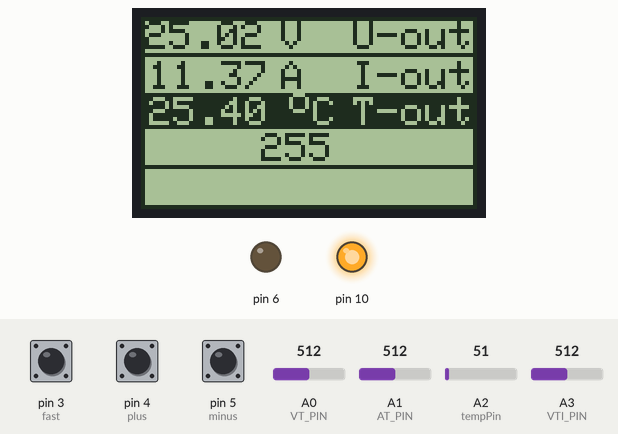
This sketch was run on a simulated Arduino Uno, built with avr-gcc and run on an emulated ATmega328P. On the bench: 84×48 one-colour display, output pins drawn as LEDs (lit = HIGH). The inputs (shaded band) are chosen by the test bench; at power-on: pin 4 (plus) HIGH, A2 (tempPin) = 51, A0 (VT_PIN) = 512, A1 (AT_PIN) = 512, A3 (VTI_PIN) = 512, pin 3 (fast) HIGH, pin 5 (minus) HIGH. The display library's start-up logo is not drawn; EEPROM starts erased; what the sketch prints to the serial monitor is not drawn.

Above: at 1.2 s.
1.3 s: pin 4 (plus) pulled LOW for 1 s
At 2.8 s:
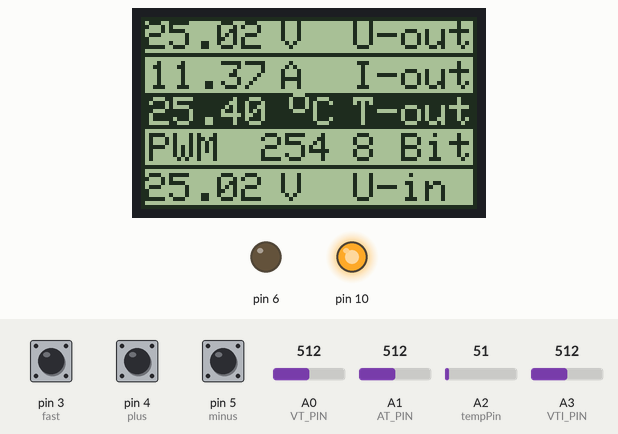
2.9 s: A2 (tempPin) set to 84
At 4.3 s:
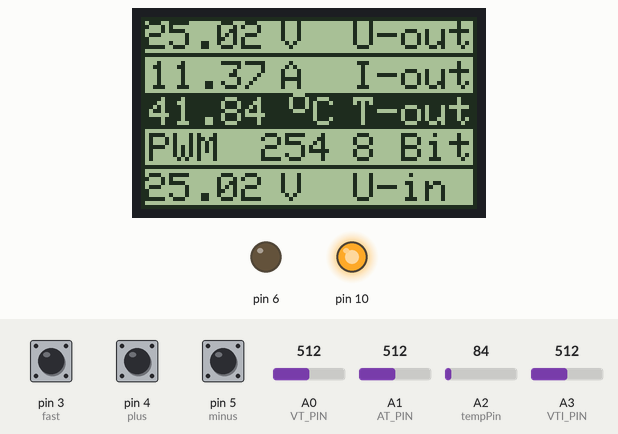
6.0 s: A2 (tempPin) set to 98
At 7.3 s:
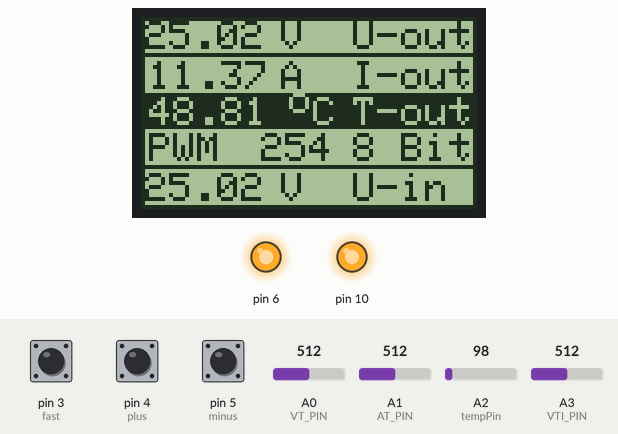
10.0 s: A0 (VT_PIN) set to 716
At 11.2 s:
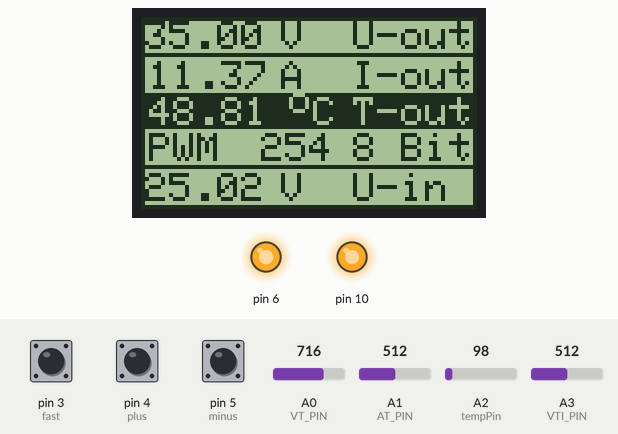
11.9 s: A1 (AT_PIN) set to 716
At 13.2 s:
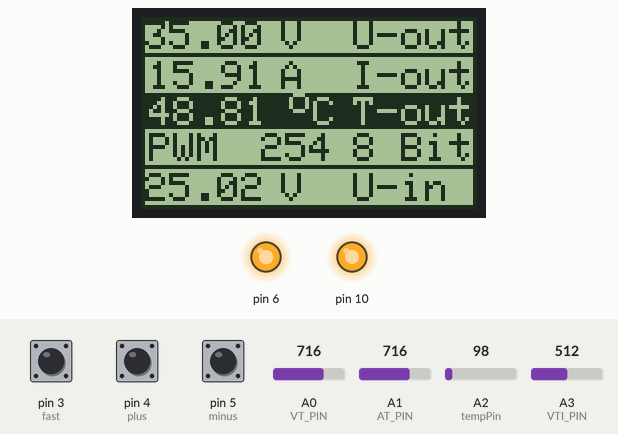
13.9 s: A3 (VTI_PIN) set to 716
At 16.1 s:
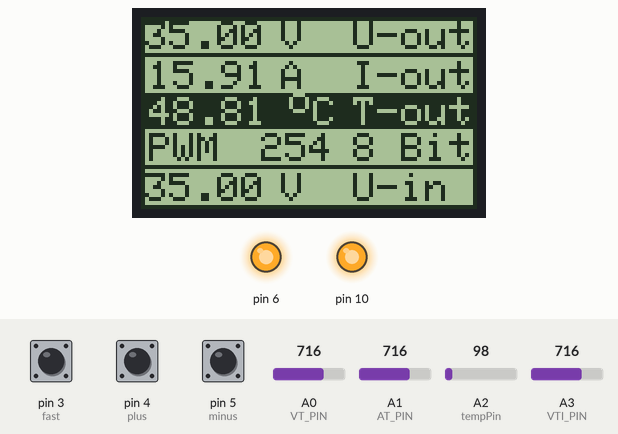
Timing chart, 0 to 17.6 s (numbered marks = the images above; inputs shaded):
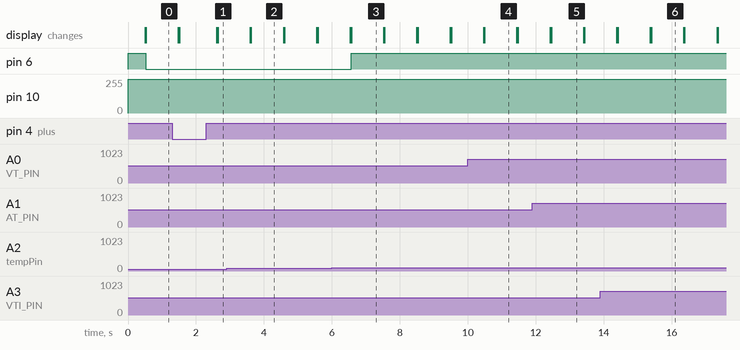

The sketch:

SURSA0-20-ARDUINO-NOKIA-3_buton01.ino
```cpp
#include "EEPROM.h"
#include <SPI.h>
#include <Wire.h>
#include <Adafruit_GFX.h>
//#include <Adafruit_SSD1306.h>
#include <Adafruit_PCD8544.h>
//#include <TFT_ILI9163C.h>
//#include <Fonts/FreeSerif9pt7b.h>
// Color definitions
//#define  BLACK   0x0000
//#define BLUE    0x001F
//#define RED     0xF800
//#define GREEN   0x07E0
//#define CYAN    0x07FF
//#define MAGENTA 0xF81F
//#define YELLOW  0xFFE0
//#define WHITE   0xFFFF
//#define __CS 7
//#define __DC 9
//TFT_ILI9163C tft = TFT_ILI9163C(__CS, __DC,8);
// pin 7 - Serial clock out (SCLK)    7
// pin 6 - Serial data out (DIN)      8
// pin 5 - Data/Command select (D/C)  9
// pin 4 - LCD chip select (CS)       11
// pin 3 - LCD reset (RST)            12
Adafruit_PCD8544 tft = Adafruit_PCD8544(7, 8, 9, 11, 12);
//#define OLED_RESET 4
//Adafruit_SSD1306 tft(OLED_RESET);
#define VT_PIN A0
#define VTI_PIN A3
#define AT_PIN A1
#define minus 5
#define plus  4
#define fast  3
//#define minuss 3 //PAS DE 10
//#define pluss  2  //PAS DE 10

//int out =10;
int h=0;
int prevh = 0;
unsigned long tpmasurare;  // variabila pentru memorare timp masurare (in ms)
float sumatensiune = 0.;   // valoare insumare tensiune pentru calcul medie
float sumacurent = 0.; // valoare insumare curent pentru calcul medie
float sumatensiunei = 0.;
int trcurent = 0;
int trtensiune = 0;
int trtensiunei = 0;
float current = 0.;   // valoare curent
float tensiune = 0.; // valoare tensiune
float tensiunei = 0.;
int tempPin = A2;  //LM35
int val;
//#include <Fonts/FreeSerif9pt7b.h>
void setup()
{
  Serial.begin(9600);

   Wire.begin();
   pinMode(6, OUTPUT);
   digitalWrite(6, HIGH);
   pinMode(plus, INPUT);
pinMode(minus, INPUT);
digitalWrite(plus, HIGH);
digitalWrite(minus, HIGH);
 //pinMode(pluss, INPUT);
//pinMode(minuss, INPUT);
//digitalWrite(pluss, HIGH);
//digitalWrite(minuss, HIGH);
 pinMode(fast, INPUT);
digitalWrite(fast, HIGH);
pinMode(10, OUTPUT);
h=EEPROM.read(100);
analogWrite(10, h);
// tft.begin(SSD1306_SWITCHCAPVCC, 0x3C);  // initialize with the I2C addr 0x3C (for the 128x32)
// ft.display();
 // tft.clearDisplay();
 //  tft.display();
 //  tft.setTextColor(WHITE);
 //tft.begin();
 //  tft.fillScreen();
 //setupPWM16();
//if ((h < 0) || (h > 65535))
//if ((h < 0) || (h > 255))
//{h = 1;
//}
tft.begin();
 tft.setContrast(60);
 tft.display();
  tft.clearDisplay();
   tft.display();
}
//uint16_t icr = 0xffff;
void loop()
{
 // if (digitalRead(plus) ==HIGH)
 h=EEPROM.read(100);
analogWrite(10, h);
 printt();
 //else
 if (digitalRead(plus) == LOW)

    {


    h = h+1;

     if (h > 255) {h=254;}
   // Serial.println(h);
  // Serial.println(h);
analogWrite(10, h);
    delay(150);
   // if(h != prevh)
 // {
  //  prevh =h;
  //  print();delay(5000);
Serial.println(h);}


   // delay(150);
    EEPROM.write(100, h);
    // }
    //pas de 10
    // if (digitalRead(pluss) == LOW)
if(!digitalRead(plus) && !digitalRead(fast))
    {


    h = h+10;

     if (h > 255) {h=254;}
   // Serial.println(h);
  // Serial.println(h);
analogWrite(10, h);
    delay(150);
   // if(h != prevh)
 // {
  //  prevh =h;
  //  print();delay(5000);
Serial.println(h);}


   // delay(150);
    EEPROM.write(100, h);
    // }


 //if (digitalRead(minuss) == LOW)
if(!digitalRead(minus) && !digitalRead(fast))
    {


    h = h-10;

     if (h < 0) {h=1;}
   // Serial.println(h);
  // Serial.println(h);
analogWrite(10, h);
    delay(150);
   // if(h != prevh)
 // {
  //  prevh =h;
  //  print();delay(5000);
Serial.println(h);}


   // delay(150);
    EEPROM.write(100, h);
    // }


     if (digitalRead(minus) == LOW)

    {


    h = h-1;
     if (h < 0) {h=1;}
   // Serial.println(h);
  // Serial.println(h);
analogWrite(10, h);
    delay(150);
 //   if(h != prevh)
//  {
  //  prevh =h;
  //  print();delay(5000);
Serial.println(h);}


   // delay(150);
   EEPROM.write(100, h);
   //  }

}


void printt()
{
 sumatensiune = 0;
 sumatensiunei = 0;
  sumacurent = 0;
    for (int i=1; i <= 20; i++)
  {
 trtensiune = analogRead(VT_PIN);
 sumatensiune = sumatensiune + trtensiune;
  trcurent = analogRead(AT_PIN);

  sumacurent = sumacurent + trcurent;
delay (20);  // pauza de 20ms intre masuratori

trtensiunei = analogRead(VTI_PIN);
sumatensiunei = sumatensiunei + trtensiunei;
    }

// calculam valorile medii
sumacurent = sumacurent/20.;
sumatensiune = sumatensiune/20.;
sumatensiunei = sumatensiunei/20.;
  tensiune = (sumatensiune * (5.0 / 1023.0) * 5.0)/.5;
  tensiunei = (sumatensiunei * (5.0 / 1023.0) * 5.0)/.5;
 // voltage=tensiune
  current = (sumacurent * (5.0 / 1023.0))/0.22;
 // current=curent

//  float watts = 18.3-voltage * current;
 // sumatensiune=sumatensiune+voltage;
 // sumacurent=sumacurent+current;
delay(20);
  val = analogRead(tempPin);
float mv = ( val/1024.0)*5100;
float cel = mv/10;


  /*
  int vt_read = analogRead(VT_PIN);
  int at_read = analogRead(AT_PIN);

  float voltage = vt_read * (5.0 / 1024.0) * 5.0;
  float current = at_read * (5.0 / 1024.0);
  float watts = voltage * current;
  */
 // tft.setFont(&FreeSerif9pt7b);
  // tft.setTextSize(2);
  // tft.fillRect(0,0,95,35,BLACK);
// tft.setCursor(0,30);tft.setTextSize(2); tft.setTextColor(CYAN, BLACK);

 // tft.fillScreen();
  tft.setCursor(1,1);
  tft.setTextSize(1);
  tft.setTextColor(BLACK,WHITE );
  //tft.fillRect(0,0,95,35,BLACK);
 // tft.setTextColor(CYAN, BLACK);
   //
  // tft.setCursor(20,0);
 // tft.fillRect(0,0,64,15,BLACK);
 tft.drawRect(0,0,84,10,BLACK);
  tft.drawRect(0,9,84,11,BLACK);
  tft.drawRect(0,27,84,11,BLACK);
   tft.drawRect(0,37,84,11,BLACK);
   tft.print(tensiune);
   tft.setCursor(35,1);
    tft.setTextSize(1);tft.println("V  U-out");
    tft.display();

 // else
 // tft.setCursor(0,30);tft.setTextSize(2); tft.setTextColor(CYAN, BLACK);tft.fillRect(0,0,128,35,BLACK); tft.print(voltage);


  // tft.setTextColor(YELLOW,BLACK);
  // tft.fillRect(0,40,95,35,BLACK);
   tft.setCursor(2,11);tft.setTextSize(1);tft.setTextColor(BLACK,WHITE );
  tft.print(current);
  tft.setCursor(35,11);
  tft.setTextSize(1);
  tft.println("A  I-out");

 // tft.setTextColor(WHITE,BLACK);
 //tft.setTextColor(BLACK,WHITE);
  tft.setCursor(2,20);
  tft.setTextSize(1);
 // tft.setTextColor(WHITE,BLACK );
 tft.setTextColor(WHITE);
// tft.fillRect(68,19,120,13,WHITE);
  //tft.setTextColor(BLACK,WHITE);
  tft.fillRect(0,19,84,9,BLACK);
 tft.print(cel);
tft.setCursor(37,17);tft.setTextSize(1);
tft.println("o");
tft.setCursor(43,20);
//tft.setTextSize(1);
tft.println("C ");
//tft.setTextColor(BLACK);
tft.setCursor(53,20);
 tft.println("T-out");
 //  tft.drawCircle(95, 85, 2);
   // tft.setFont();
   // tft.fillRect(0,115,128,15,BLACK);
  // tft.setTextSize(2); //
   //tft.f/llRect(90,0,128,15,BLACK);
   //tft.display();
  // tft.setTextColor(YELLOW,BLACK);
   tft.setCursor(30,29);tft.setTextColor(BLACK,WHITE);
   tft.println(h);tft.display();
   tft.setCursor(2,29);
  tft.print("PWM");
  tft.setCursor(53,29);
  tft.print("8 Bit");
   tft.setCursor(35,39);tft.setTextColor(BLACK,WHITE);
   tft.println("V  U-in");
   tft.setCursor(1,39);tft.setTextSize(1);tft.setTextColor(BLACK,WHITE );
  tft.print(tensiunei);
//delay(5000);


   if (cel > 45)
  {digitalWrite(6, HIGH); }


  if (cel < 35)
  digitalWrite(6, LOW);

  delay(500);
}
```

Measured:
- the behaviour switches between 90 and 91 on A2 (tempPin) (found by bisection; images 2 and 3)
- after the input at 1.3 s, pin 10: 255/255 → 254/255 after 0.71 s
- after the input at 2.9 s, the display: first differs from a run without the input after 0.72 s (image 2)
- after the input at 6.0 s, pin 6: LOW → HIGH after 0.56 s; the display: first differs from a run without the input after 0.56 s (image 3)
- after the input at 10.0 s, the display: first changes after 0.47 s (image 4 shows a later state)
- after the input at 11.9 s, the display: first differs from a run without the input after 0.55 s (image 5)
- after the input at 13.9 s, the display: first differs from a run without the input after 1.5 s (image 6 shows a later state)
